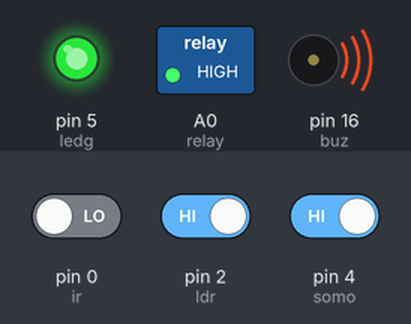
This sketch was run on a simulated Arduino Uno, built with avr-gcc and run on an emulated ATmega328P. On the bench: switched loads named in the sketch (green lamp = pin HIGH), output pins drawn as LEDs (lit = HIGH), buzzer (waves = sounding, pin HIGH). The inputs (shaded band) are chosen by the test bench; at power-on: pin 0 (ir) LOW, pin 2 (ldr) HIGH, pin 4 (somo) HIGH.

Above: at 1.2 s.
1.3 s: pin 0 (ir) driven HIGH
At 2.5 s:
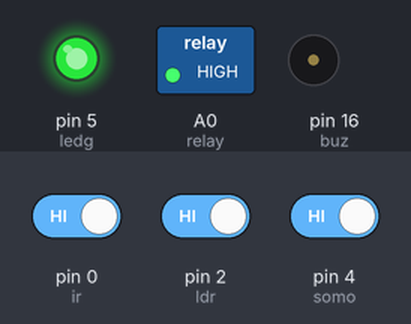
2.8 s: pin 2 (ldr) driven LOW
At 3.8 s:
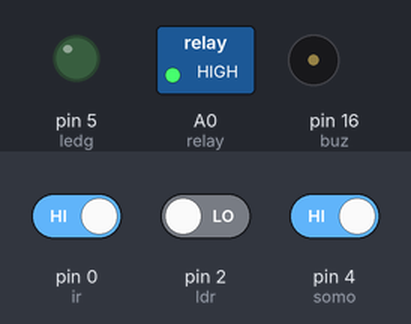
4.3 s: pin 4 (somo) driven LOW
At 4.9 s:
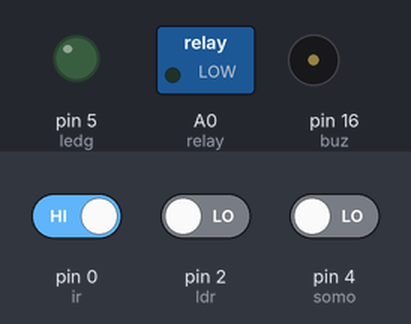
5.8 s: pin 0 (ir) driven LOW
At 6.1 s:
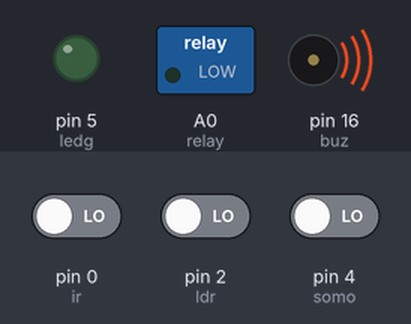
7.3 s: pin 2 (ldr) driven HIGH
At 8.4 s:
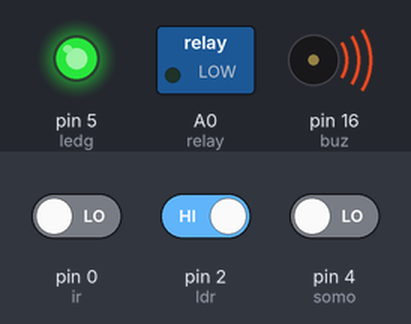
8.8 s: pin 0 (ir) driven HIGH
At 9.6 s:
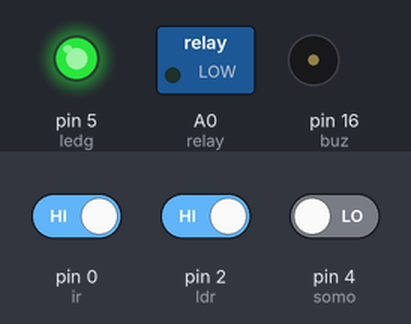
Timing chart, 0 to 11.3 s (numbered marks = the images above; inputs shaded):
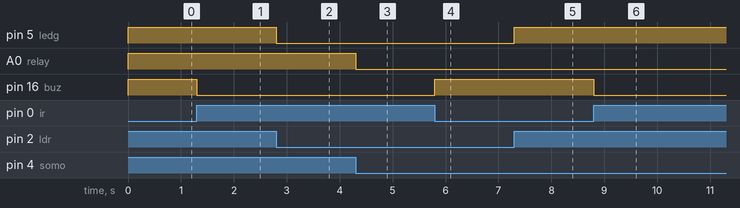

The sketch:

project_code.ino
```cpp
 int relay=14;//d5
 int buz=16;//d0
 int ledg=5;//d1
 int ldr=2;//d4
 int dth=A0;
 int ir=0;//D3
 int somo=4;//d2

void setup() {

 pinMode(ldr,INPUT);
 pinMode(buz,OUTPUT);
 pinMode(ledg,OUTPUT);
 pinMode(somo,INPUT);
 pinMode(ir,INPUT);
 pinMode(dth,INPUT);
 pinMode(relay,OUTPUT);
}

void loop() {
  if(digitalRead(ldr)==LOW)
  {
   digitalWrite(ledg,LOW);

   }
   if(digitalRead(ldr)==HIGH)
   {
    digitalWrite(ledg,HIGH);

    }

   //SOIL MOISTURE
     if(digitalRead(somo)==LOW)
    {
      digitalWrite(relay,LOW);

      }
       if(digitalRead(somo)==HIGH)
      {
        digitalWrite(relay,HIGH);
      }

      //IR SENSOR//


        if(digitalRead(ir)==HIGH)
        {
          digitalWrite(buz,LOW);
          }
          if(digitalRead(ir)==LOW)
          {
               digitalWrite(buz,HIGH);
          }

}
```

Measured:
- after the input at 1.3 s, pin 16 (buz): HIGH → LOW at once
- after the input at 2.8 s, pin 5 (ledg): HIGH → LOW at once
- after the input at 4.3 s, A0 (relay): HIGH → LOW at once
- after the input at 5.8 s, pin 16 (buz): LOW → HIGH at once
- after the input at 7.3 s, pin 5 (ledg): LOW → HIGH at once
- after the input at 8.8 s, pin 16 (buz): HIGH → LOW at once
